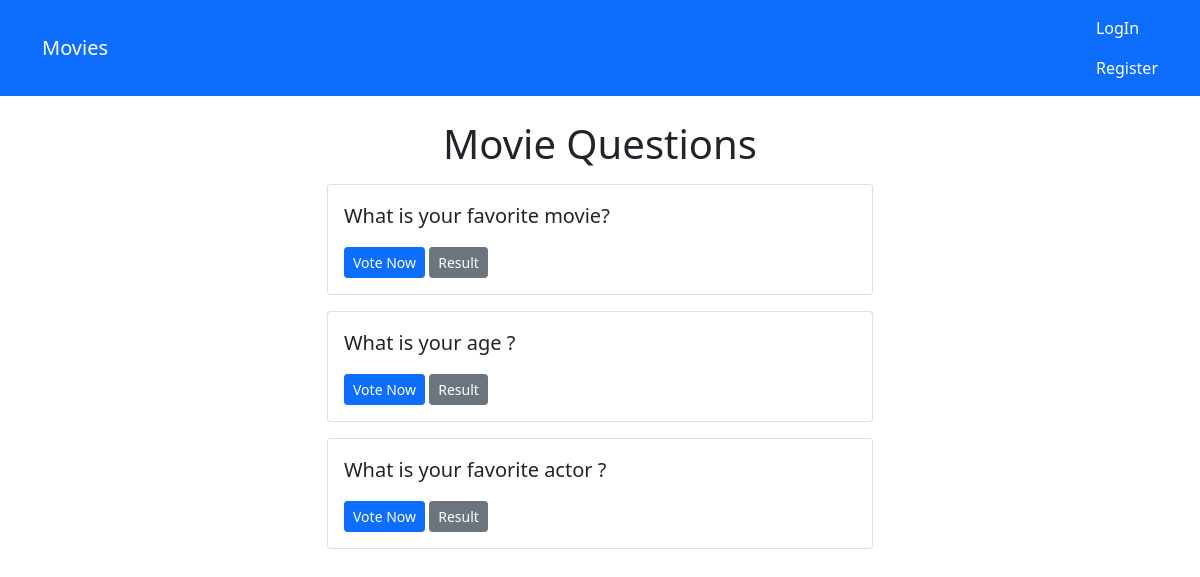
Page /movies/all/ on the earlier database version.
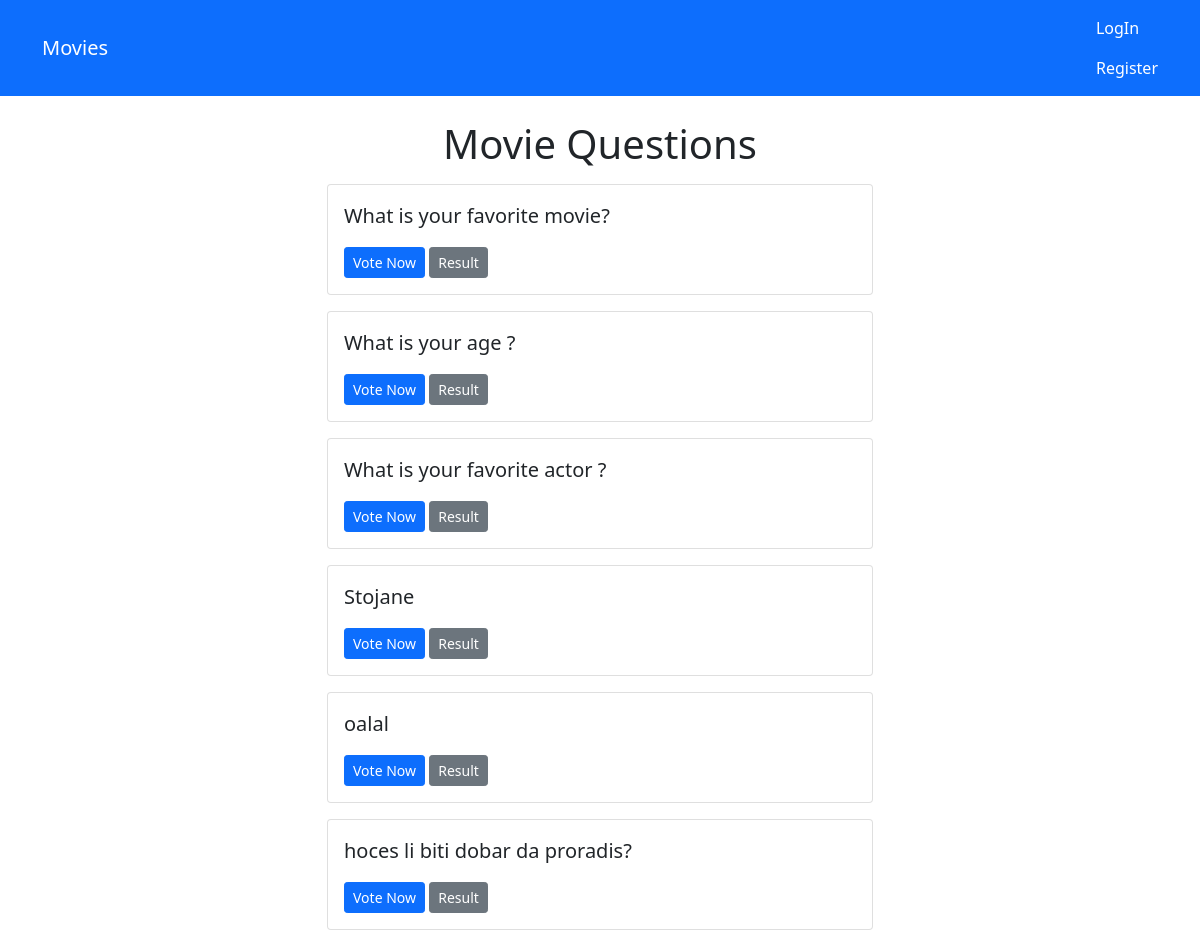
Same page on the later database version.
### movies/models.py (models this page shows, shortened)
class Question(models.Model):
    question_text = models.CharField(default='', max_length=200)

### movies/views.py (the view)
# urls.py: path('', views.snippet_detail, name='index'),
def index(request):
    latest_question_list = Question.objects.all()
    context = {'latest_question_list': latest_question_list}
    return render(request, 'movies/index.html', context)

### templates/movies/index.html
{% extends 'base.html' %}
{% block content %}
    <h1 class="text-center mb-3">Movie Questions</h1>
    {% if latest_question_list %}
        {% for movie in latest_question_list %}
            <div class="card mb-3">
                <div class="card-body">
                    <p class="lead">{{ movie.question_text }}</p>
                    <a href="{% url 'movies:detail' movie.id %}" class="btn btn-primary btn-sm">Vote Now</a>
                    <a href="{% url 'movies:results' movie.id %}" class="btn btn-secondary btn-sm">Result</a>
                </div>
            </div>
        {% endfor %}
    {% else %}
        <p>No movies available</p>
    {% endif %}
{% endblock %}

Differences in the rows shown:
added Question: question_text "Stojane"
added Question: question_text "oalal"
added Question: question_text "hoces li biti dobar da proradis?"
